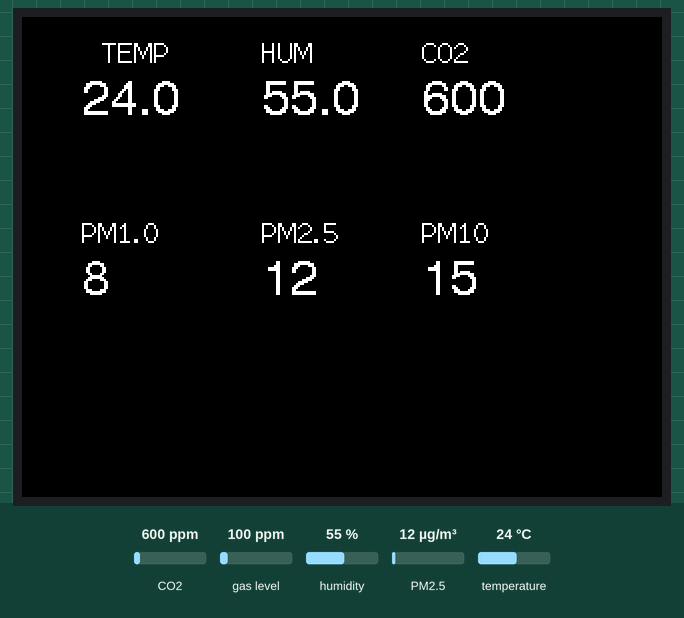
Recording of a sketch running on a simulated ESP32. On the bench: 320×240 colour display. Inputs (shaded band) come from the test bench; at power-on: CO2 600 ppm, humidity 55 %, PM2.5 12 µg/m³, temperature 24 °C, gas level 100 ppm. What the sketch prints to the serial monitor is not drawn.

Above: at 2.3 s.
2.4 s: CO2 set to 452 ppm
At 4.7 s:
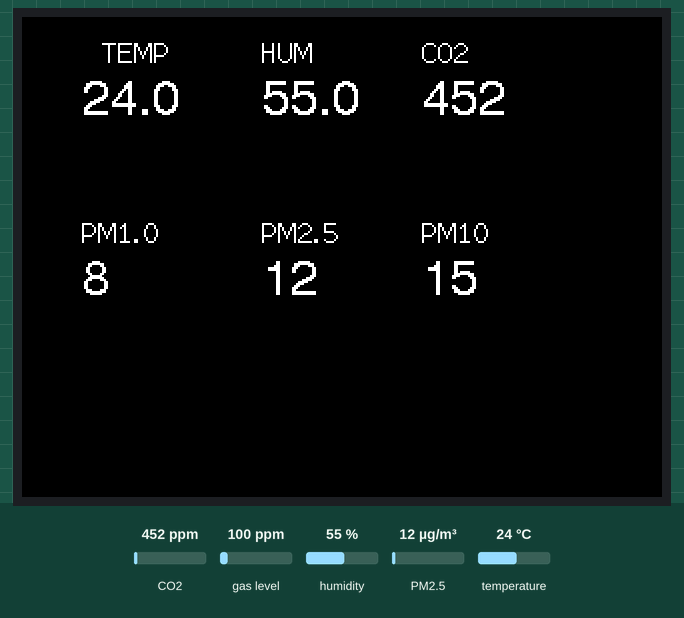
5.0 s: humidity set to 22 %
At 6.2 s:
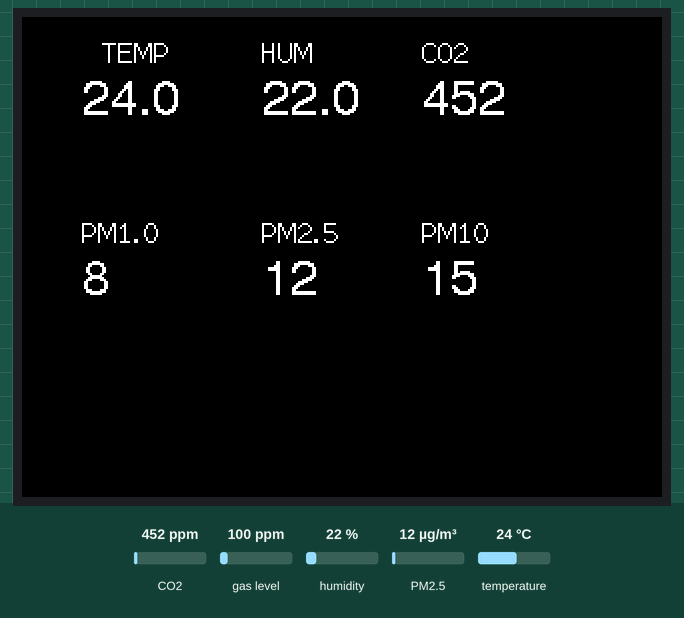
7.4 s: PM2.5 set to 6 µg/m³
At 9.5 s:
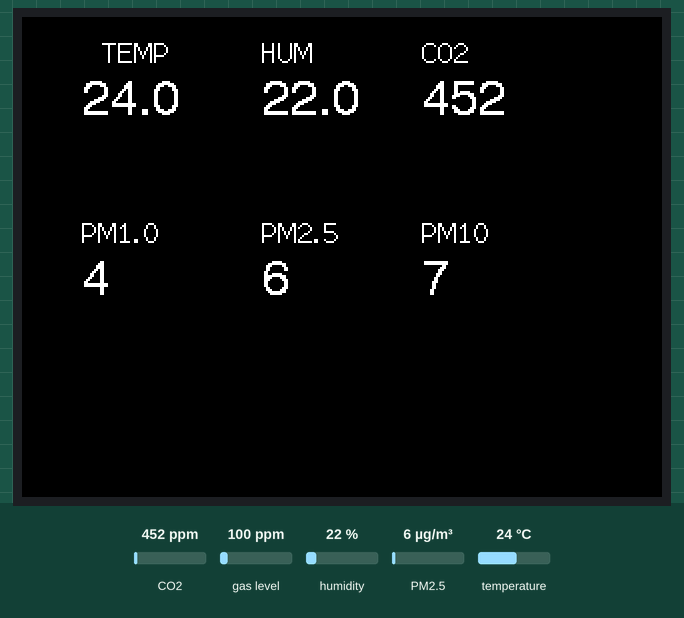
9.9 s: temperature set to 12 °C
At 11.3 s:
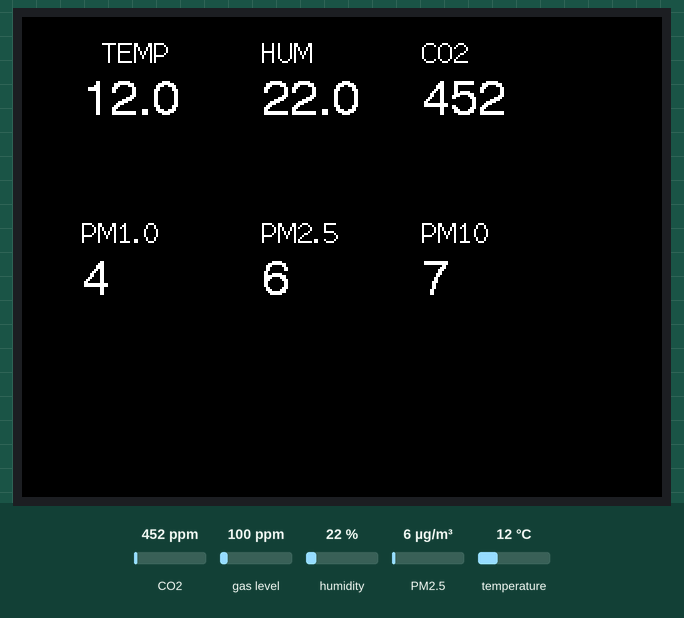
12.1 s: CO2 set to 1050 ppm
At 13.8 s:
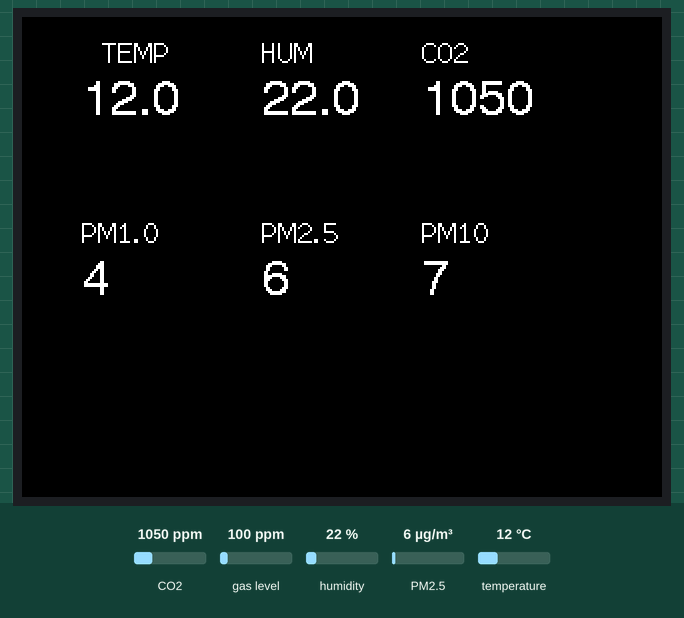
14.4 s: humidity set to 40 %
At 16.3 s:
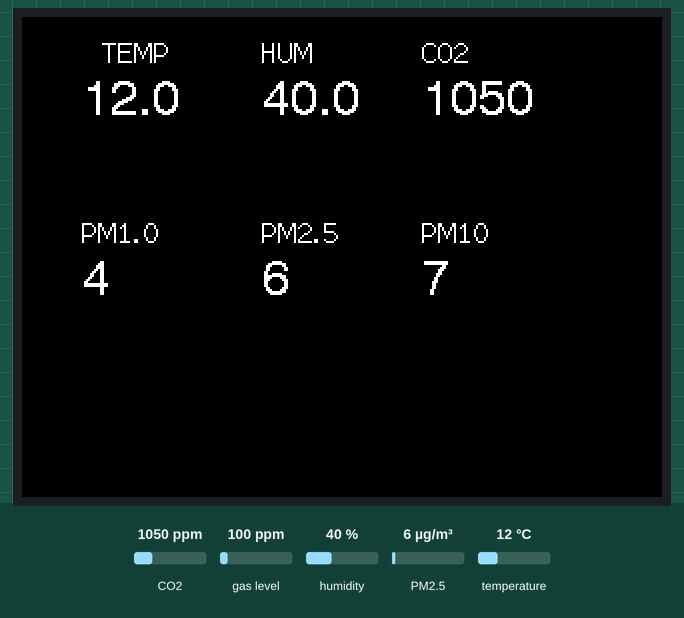
Timing chart, 0 to 17.8 s (numbered marks = the images above; inputs shaded):
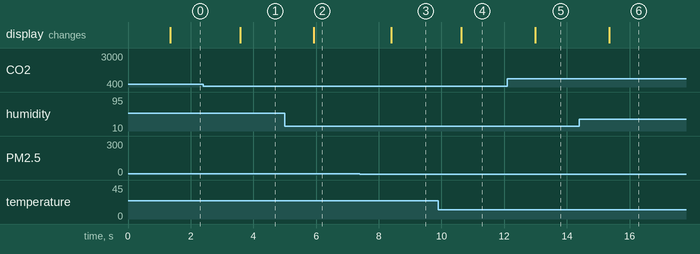

Measured:
- after the input at 2.4 s, the display: changes after 1.2 s (image 1)
- after the input at 5.0 s, the display: changes after 0.93 s (image 2)
- after the input at 7.4 s, the display: changes after 1.0 s (image 3)
- after the input at 9.9 s, the display: changes after 0.74 s (image 4)
- after the input at 12.1 s, the display: changes after 0.89 s (image 5)
- after the input at 14.4 s, the display: changes after 0.95 s (image 6)

The sketch:

AQHome.ino
```cpp
#include <M5Stack.h>
#include "Wire.h"
#include "DHT.h"
#include "Adafruit_PM25AQI.h"
#include "Adafruit_CCS811.h"

#define SMALL 2
#define BIG 4

// defines - pins
#define DHT_PIN 3
#define DHTTYPE DHT11

typedef struct airdata {
  float temp; //temperature, Celsius
  float hum; // relative humidity %
  uint16_t co2; // Co2 equivalent (ppm)
  uint16_t pm10; // PM1
  uint16_t pm25; //PM2.5
  uint16_t pm100;
} airdata;

// initialize objects
DHT dht(DHT_PIN, DHTTYPE);
Adafruit_PM25AQI aqi = Adafruit_PM25AQI();
Adafruit_CCS811 ccs;

TFT_eSprite spr = TFT_eSprite(&M5.Lcd);


void setup() {

  Serial.begin(112500);
  M5.begin();
  M5.Power.begin();

  M5.Lcd.setTextSize(2);
  M5.Lcd.print("Hello World");

  // init dht11 sensor
  dht.begin();
  Serial.println("DHT11 test");

  // init ccs811 sensor
  if (!ccs.begin(0x5B)) {  // alt addres 0x5A
    Serial.println("failed to init ccs811");
  }

  // Wait one second for PM2.5 sensor to boot up!
  delay(1000);
  Serial2.begin(9600);  //  hookup TX of sensor to RX2

  // attempt to connect oto PM2.5 sensor
  if (!aqi.begin_UART(&Serial2)) {  // connect to the sensor over hardware serial
    Serial.println("Could not find PM 2.5 sensor!");
    while (1) delay(10);
  }

  // Create a sprite of defined size
  spr.createSprite(300, 180);
}

void loop() {
  airdata data;

  if (update_data(&data)) {
    Serial.println("data updated");
  }

  display_data(&data);

  delay(1000);
}


void display_data(airdata* data) {


  spr.fillSprite(TFT_BLACK);

  spr.drawString("TEMP", 40, 10, SMALL);
  spr.drawString(String(data->temp, 1), 30, 30, BIG);

  spr.drawString("HUM", 120, 10, SMALL);
  spr.drawString(String(data->hum, 1), 120, 30, BIG);

  spr.drawString("CO2", 200, 10, SMALL);
  spr.drawString(String(data->co2, 1), 200, 30, BIG);

  spr.drawString("PM1.0", 30, 100, SMALL);
  spr.drawString(String(data->pm10), 30, 120, BIG);

  spr.drawString("PM2.5", 120, 100, SMALL);
  spr.drawString(String(data->pm25), 120, 120, BIG);

  spr.drawString("PM10", 200, 100, SMALL);
  spr.drawString(String(data->pm100), 200, 120, BIG);


  spr.pushSprite(0, 0);
}

bool update_data(airdata* data_struct) {

  bool res = true;
  // Reading temperature or humidity takes about 250 milliseconds!
  // Sensor readings may also be up to 2 seconds 'old' (its a very slow sensor)
  float h = dht.readHumidity();
  // Read temperature as Celsius (the default)
  float t = dht.readTemperature();

  if (isnan(h) || isnan(t)) {
    res &= false;
  } else {
    data_struct->temp = t;
    data_struct->hum = h;
  }

  PM25_AQI_Data data;

  if (aqi.read(&data)) {
    data_struct->pm10 = data.pm10_standard;
    data_struct->pm25 = data.pm25_standard;
    data_struct->pm100 = data.pm100_standard;
  } else {
    res &= false;
  }

  if (ccs.available()) {
    if (!ccs.readData()) {
      data_struct->co2 = ccs.geteCO2();
    } else {
      res &= false;
    }
  }
  else {
    res &= false;
  }

  return res;
}
```
